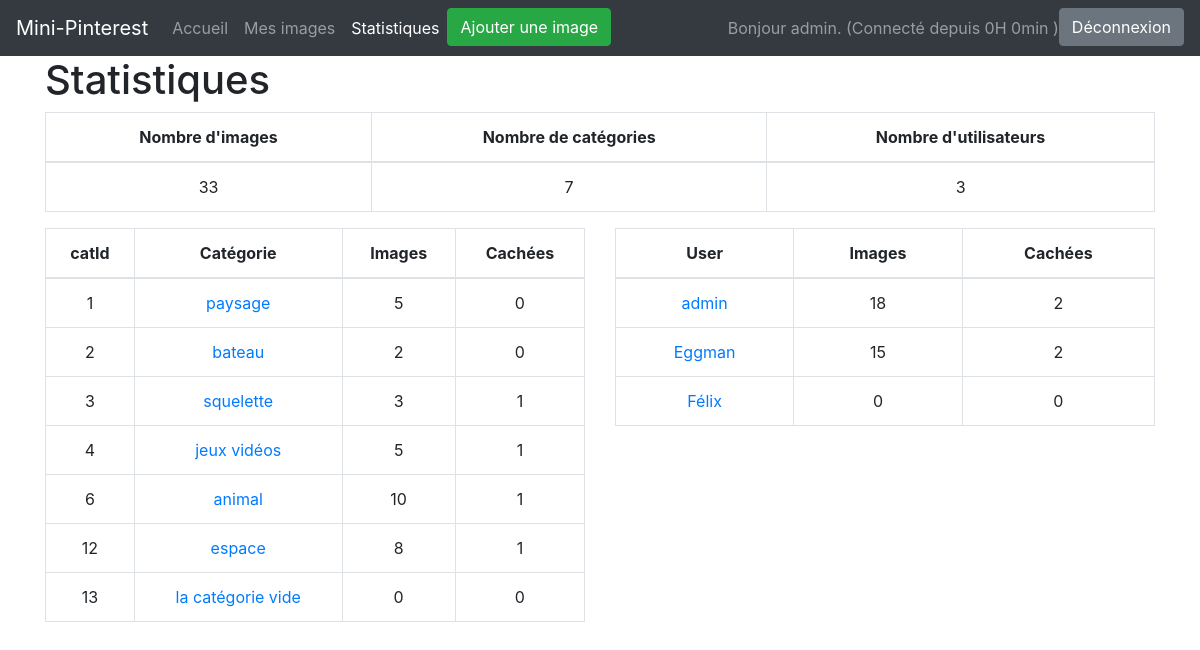
Page /statistiques.php (signed in) on the committed database.
### tables this page shows
CREATE TABLE `Categorie` (
  `catId` int(11) NOT NULL COMMENT 'L''identifiant de la catégorie',
  `nomCat` varchar(250) DEFAULT NULL COMMENT 'Le nom de la catégorie'
);

CREATE TABLE `User` (
  `pseudo` varchar(100) NOT NULL COMMENT 'Le pseudonyme de l''utilisateur',
  `passwordHash` varchar(60) NOT NULL COMMENT 'Le Hash du mot de passe de l''utilisateur',
  `admin` tinyint(1) NOT NULL DEFAULT 0 COMMENT 'Indique si l''utilisateur est administrateur'
);

### func/bd.php (called while the page is built, shortened)
<?php
function executeQuery($link, $query)
{
	$result = mysqli_query($link,$query);
	return $result;
}
?>

### func/bd_images.php (called while the page is built, shortened)
<?php
require_once("./func/bd.php");
function getAllCategories($link)
{
    return mysqli_fetch_all(
        executeQuery(
            $link,
            "SELECT * FROM Categorie"
        ),
        MYSQLI_ASSOC
    );
}
function imageCount($link)
{
    return mysqli_fetch_assoc(
        executeQuery(
            $link,
            "SELECT COUNT(*) AS total FROM Photo"
        )
    )["total"];
}
function categoryCount($link)
{
    return mysqli_fetch_assoc(
        executeQuery(
            $link,
            "SELECT COUNT(*) AS total FROM Categorie"
        )
    )["total"];
}
function imageCountPerCategory($link)
{
    $counts = mysqli_fetch_all(
        executeQuery(
            $link,
            "SELECT Categorie.nomCat, Categorie.catId, " .
            "COUNT(DISTINCT Photo.photoId) AS total, SUM(Photo.hidden=1) AS hidden " .
            "FROM Categorie JOIN Photo ON Categorie.catId = Photo.catId " .
            "GROUP BY Photo.catId",
        ),
        MYSQLI_ASSOC
    );
    $categories = getAllCategories($link);
    foreach($categories as $category)
    {
        $hasImages = false;
        foreach($counts as $count)
            if ($category["catId"] == $count["catId"]) $hasImages = true;
        if (!$hasImages) $counts[] = array(
            "nomCat" => $category["nomCat"],
            "catId" => $category["catId"],
            "total" => "0",
            "hidden" => "0"
        );
    }
    return $counts;
}
function imageCountPerUser($link)
{
    $counts = mysqli_fetch_all(
        executeQuery(
            $link,
            "SELECT User.pseudo, COUNT(DISTINCT Photo.photoId) AS total, " .
            "SUM(Photo.hidden=1) as hidden " .
            "FROM User JOIN Photo ON User.pseudo = Photo.auteur GROUP BY User.pseudo "
        ),
        MYSQLI_ASSOC
    );
    $usernames = getAllUsernames($link);
    foreach($usernames as $username) {
        $hasImages = false;
        foreach($counts as $count)
            if ($username == $count["pseudo"]) $hasImages = true;
        if (!$hasImages) $counts[] = array(
            "pseudo" => $username,
            "total" => "0",
            "hidden" => "0"
        );
    }
    return $counts;
}
?>

### func/bd_users.php (called while the page is built, shortened)
<?php
require_once("./func/bd.php");
function getAllUsernames($link)
{
    $rawresult = executeQuery(
        $link,
        "SELECT pseudo FROM User"
    );
    $result = [];
    $username = mysqli_fetch_assoc($rawresult)["pseudo"];
    while(!is_null($username))
    {
        $result[] = $username;
        $username = mysqli_fetch_assoc($rawresult)["pseudo"];
    }
    return $result;
}
function userCount($link)
{
    return mysqli_fetch_assoc(
        executeQuery(
            $link,
            "SELECT COUNT(*) AS total FROM User"
        )
    )["total"];
}
?>

### statistiques.php (the view, shortened to what this page needs)
<?php
  require_once("./func/bd.php");
  require_once("./func/bd_images.php");
  require_once("./func/bd_users.php");
  require_once("./func/interface_generation.php");
?>
<!doctype html>
<html lang="fr">
  <head>
    <link rel="stylesheet" href="./lib/css/bootstrap.min.css">
    <link rel="stylesheet" href="./style/style.css">
  </head>
  <body>
  <?php
  echo generatePageHeader("Statistiques");
  ?>
  <div class="container">
    <h1 class="title">Statistiques</h1>
    <div class="row">
      <div class="col-12">
        <table class="table table-bordered text-center stats-table">
          <thead>
            <th>Nombre d'images</th>
            <th>Nombre de catégories</th>
            <th>Nombre d'utilisateurs</th>
          </thead>
          <tbody>
            <td><?php echo imageCount($_SESSION["connection"]) ?></td>
            <td><?php echo categoryCount($_SESSION["connection"]) ?></td>
            <td><?php echo userCount($_SESSION["connection"]) ?></td>
          </tbody>
        </table>
      </div>
    </div>
    <div class="row">
      <div class="col-6">
        <table class="table table-bordered text-center stats-table">
          <?php
            $counts = imageCountPerCategory($_SESSION["connection"]);
          ?>
          <thead>
            <th>catId</th>
            <th>Catégorie</th>
            <th>Images</th>
            <th>Cachées</th>
          </thead>
          <tbody>
            <?php
            foreach($counts as $row)
            {
            ?>
            <tr>
              <td><?php echo $row["catId"] ?></td>
              <td><?php echo "<a href=\"./index.php?category=" . $row["catId"] ."\">" . $row["nomCat"] . "</a>" ?></td>
              <td><?php echo $row["total"] ?></td>
              <td><?php echo $row["hidden"] ?></td>
            </tr>
            <?php
            }
            ?>
          </tbody>
        </table>
      </div>
      <div class="col-6">
        <table class="table table-bordered text-center stats-table">
          <?php
            $counts = imageCountPerUser($_SESSION["connection"]);
          ?>
          <thead>
            <th>User</th>
            <th>Images</th>
            <th>Cachées</th>
          </thead>
          <tbody>
            <?php
            foreach($counts as $row)
            {
            ?>
            <tr>
              <td><?php echo "<a href=\"./mes_images.php?user=" . urlencode($row["pseudo"]) . "\">" . $row["pseudo"] . "</a>" ?></td>
              <td><?php echo $row["total"] ?></td>
              <td><?php echo $row["hidden"] ?></td>
            </tr>
            <?php
            }
            ?>
          </tbody>
        </table>
      </div>
    </div>
  </div>
  </body>
</html>

### func/interface_generation.php (shortened to what this page needs)
<?php
function getElapsedTimeString($start, $stop)
{
  $delta = $stop - $start;
  $h = intval($delta / 3600);
  $m = intval($delta / 60 - 60 * $h);
  return "$h" . "H $m" . "min";
}
function generatePageHeader($place)
{
  if (isset($_SESSION["logged_at"]))
  {
    $now = time();
  }
  $header  = "";
  $header .= "<nav class=\"navbar navbar-expand-md sticky-top navbar-dark bg-dark\">
  <a class=\"navbar-brand\" href=\"./index.php\">Mini-Pinterest</a>
  <button
    class=\"navbar-toggler\" type=\"button\"
    data-toggle=\"collapse\" data-target=\"#mainNavbar\"
    aria-controls=\"mainNavbar\" aria-expanded=\"false\"
    aria-label=\"Toggle navigation\"
    >
    <span class=\"navbar-toggler-icon\"></span>
  </button>
  <div class=\"collapse navbar-collapse\" id=\"mainNavbar\">
    <ul class=\"navbar-nav mr-auto\">
      <li class=\"nav-item";
      $header .= "\">
        <a
          class=\"nav-link\"
          href=\"./index.php\"
        >
          Accueil
        </a>
      </li>
      <li class=\"nav-item";
      $header .= "\">
        <a
          class=\"nav-link\"
          href=\"./mes_images.php\"
        >
          Mes images
        </a>
      </li>";
      if (isset($_SESSION["admin"]) && $_SESSION["admin"])
      {
        $header .= "<li class=\"nav-item";
        if ($place == "Statistiques") $header .= " active";
        $header .= "\">
        <a
          class=\"nav-link\"
          href=\"./statistiques.php\"
        >
          Statistiques
        </a>
        </li>";
      }
      $header .= "<li class=\"nav-item \">
        <a href=\"./ajouter_image.php\"><button class=\"btn btn-success\">Ajouter une image </button></a>
      </li>
    </ul>
    <ul class=\"navbar-nav\">";
    if (!isset($_SESSION["logged"]) || !$_SESSION["logged"])
    {
      $header .= "<li class=\"nav-item";
      if ($place == "Connexion") $header .= " active";
      $header .= "\">
        <a href=\"./connexion.php\"><button class=\"btn btn-secondary\">Connexion</button></a>
      </li>
      <li class=\"nav-item";
      if ($place == "Inscription") $header .= " active";
      $header .= "\">
        <a href=\"./inscription.php\"><button class=\"btn btn-success\">Inscription</button></a>
      </li>";
    }
    else
    {
      $header .= "<li class=\"nav-item navbar-text\">
                    Bonjour " . $_SESSION["username"] .
                 ". (Connecté depuis " . getElapsedTimeString($_SESSION["logged_at"], $now) . " )" .
                 "</li>";
      $header .= "<li class=\"nav-item\">
        <a href=\"./deconnexion.php\"><button class=\"btn btn-secondary\">Déconnexion</button></a>
      </li>";
    }
    $header .= "</ul>
  </div>
  </nav>";
  return $header;
}
?>

### style/style.css (style rules this page uses)
table.stats-table th { text-align: center; }
table.stats-table td { text-align: center; }

### rows in the picture
categorie: catId "1", nomCat "paysage", total "5", hidden "0"
categorie: catId "2", nomCat "bateau", total "2", hidden "0"
categorie: catId "3", nomCat "squelette", total "3", hidden "1"
categorie: catId "4", nomCat "jeux vidéos", total "5", hidden "1"
categorie: catId "6", nomCat "animal", total "10", hidden "1"
categorie: catId "12", nomCat "espace", total "8", hidden "1"
categorie: catId "13", nomCat "la catégorie vide", total "0", hidden "0"
user: pseudo "admin", total "18", hidden "2"
user: pseudo "Eggman", total "15", hidden "2"

### other values in the picture
$_SESSION["username"] "admin"
imageCount($_SESSION["connection"]) "33"
categoryCount($_SESSION["connection"]) "7"
userCount($_SESSION["connection"]) "3"
$row["pseudo"] "Félix"
$row["total"] "0"
$row["hidden"] "0"
